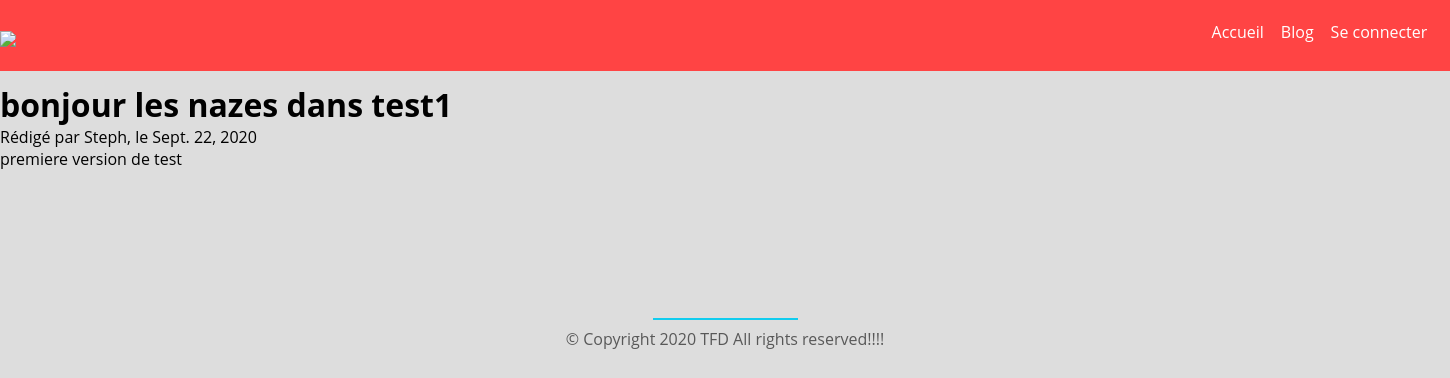
/blog/article/1, run on the app's committed database.
### blog/models.py (models this page shows, shortened)
class Article(models.Model):
    titre = models.CharField(max_length=30)
    auteur = models.CharField(max_length=60)
    slug = models.SlugField(max_length=100,null=True,unique= True)
    contenu = models.TextField(null=True)
    date = models.DateTimeField(auto_now_add=True, auto_now=False, verbose_name="Date de parution")
    categorie = models.ForeignKey('Categorie', on_delete=models.CASCADE, blank=True, null=True)

class Categorie(models.Model):
    nom = models.CharField(max_length=35)

### blog/views.py (the view)
# urls.py: url(r'^article/(?P<id>\d+)$', view_article, name='article'),
def view_article(request, id):
    article = get_object_or_404(Article, id=id)
    return render(request, 'blog/HTML/pas_de_solution.html', {'article': article})

### Templates/blog/HTML/pas_de_solution.html (shortened to what this page needs)
{% extends "blog/HTML/structuration.html" %}
    {% block nav %}
       <h1>{{ article.titre }} <span class="small">dans {{article.categorie.nom }}</span></h1>
            <p class="infos">Rédigé par {{ article.auteur }}, le {{ article.date|date:"DATE_FORMAT" }}</p>
        <div class="contenu">{{ article.contenu|linebreaks }}</div>
    {% endblock %}

### Templates/blog/CSS/Style.css (style rules this page uses)
* { margin:0; padding:0; }
body { font-family: 'Open Sans', Helvetica, Arial, sans-serif; background-color: #DDD; }

### data on the page
Article: titre "bonjour les nazes", categorie.nom "test1", auteur "Steph", date "Sept. 22, 2020", contenu "premiere version de test"
